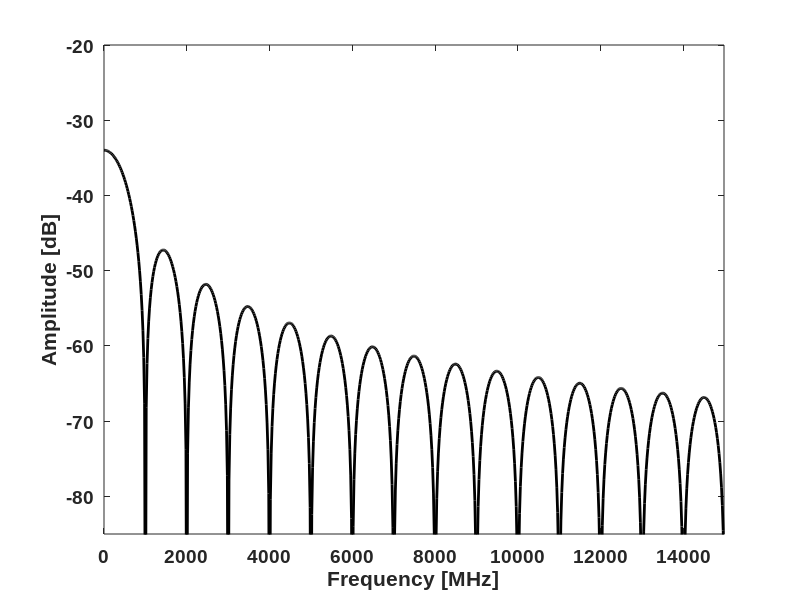

Source code (MATLAB):
%----------------------------------------------------------------
% This code can be used to generate Figure 2.16
%----------------------------------------------------------------
clear all
close all

t=0:0.01e-9:50e-9; % choose time vector
N=length(t);
pulse(201:300)=ones(1,100); % form rectangular pulse
pulse(N)=0; 

%  Frequency domain equivalent
dt=t(2)-t(1); % time resolution
df=1/(N*dt); % frequency resolution
f=0:df:df*(N-1); % set frequency vector
pulseF=fft(pulse)/N; % frequency domain signal

%---Figure 2.16(a)------------------------------------------------
plot(t(1:501)*1e9,pulse(1:501),'k','LineWidth',2);
set(gca,'FontName', 'Arial', 'FontSize',14,'FontWeight','Bold');
xlabel('Time [ns]'); ylabel('Amplitude [V]'); 
axis([0 5 0 1.1]); 

%---Figure 2.16(b)------------------------------------------------
plot(f(1:750)/1e6,20*log10(abs(pulseF(1:750))),'k','LineWidth',2);
set(gca,'FontName', 'Arial', 'FontSize',14,'FontWeight','Bold');
axis([0 f(750)/1e6 -85 -20]);
xlabel('Frequency [MHz]'); ylabel('Amplitude [dB]'); 

